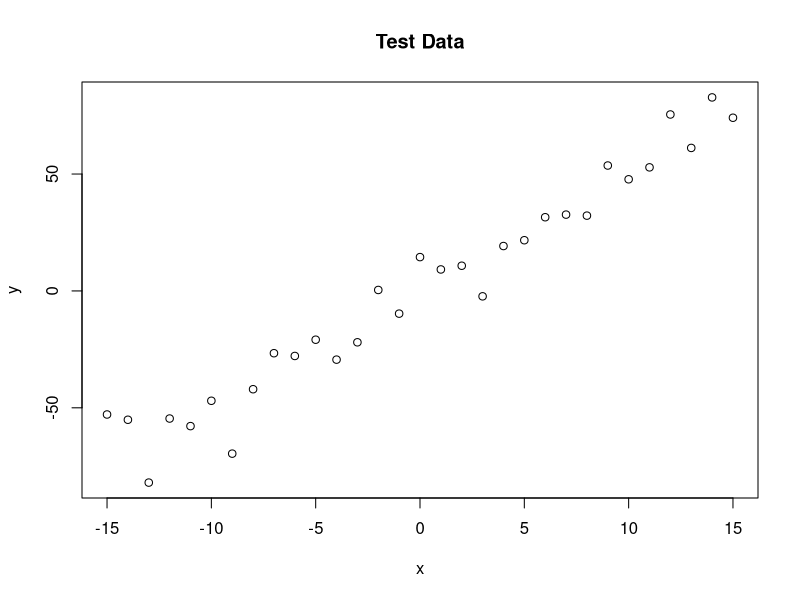
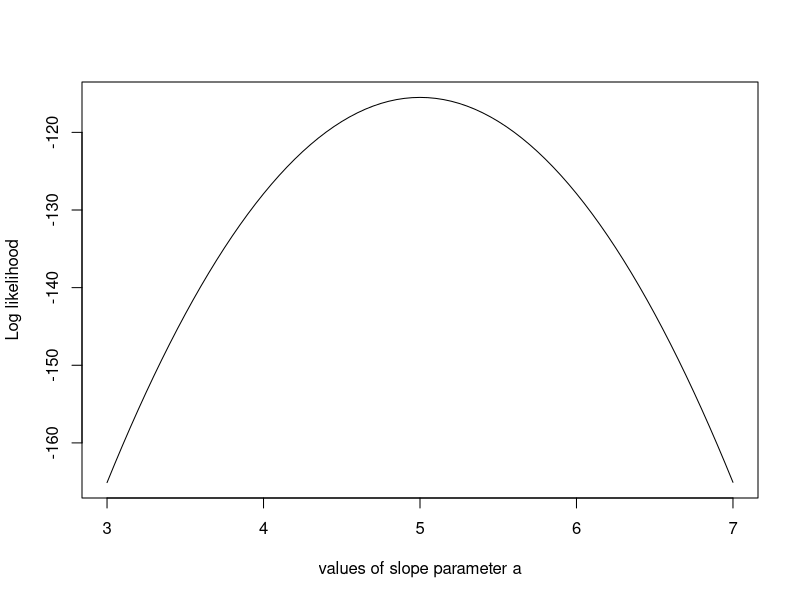
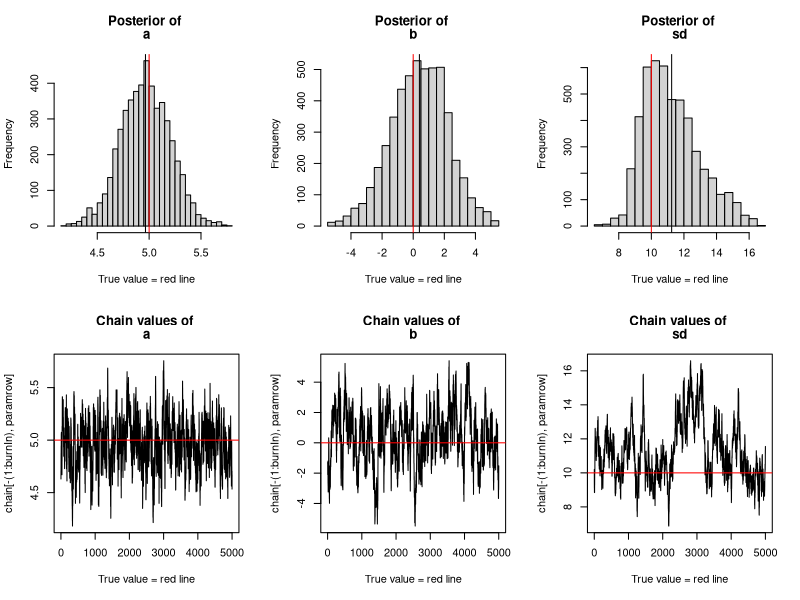

R code for these plots, in order:
trueA <- 5
trueB <- 0
trueSd <- 10
sampleSize <- 31

# create independent x-values 
x <- (-(sampleSize-1)/2):((sampleSize-1)/2)
# create dependent values according to ax + b + N(0,sd)
y <-  trueA * x + trueB + rnorm(n=sampleSize,mean=0,sd=trueSd)

plot(x,y, main="Test Data")


likelihood <- function(param){
  a = param[1]
  b = param[2]
  sd = param[3]
  
  pred = a*x + b
  singlelikelihoods = dnorm(y, mean = pred, sd = sd, log = T)
  sumll = sum(singlelikelihoods)
  return(sumll)   
}

# Example: plot the likelihood profile of the slope a
slopevalues <- function(x){return(likelihood(c(x, trueB, trueSd)))}
slopelikelihoods <- lapply(seq(3, 7, by=.05), slopevalues )
plot (seq(3, 7, by=.05), slopelikelihoods , type="l", xlab = "values of slope parameter a", ylab = "Log likelihood")


# Prior distribution
prior <- function(param){
  a = param[1]
  b = param[2]
  sd = param[3]
  aprior = dunif(a, min=0, max=10, log = T)
  bprior = dnorm(b, sd = 5, log = T)
  sdprior = dunif(sd, min=0, max=30, log = T)
  return(aprior+bprior+sdprior)
}


# Posterior distribution
posterior <- function(param){
  return (likelihood(param) + prior(param))
}


######## Metropolis algorithm ################

proposalfunction <- function(param){
  return(rnorm(3,mean = param, sd= c(0.1,0.5,0.3)))
}

run_metropolis_MCMC <- function(startvalue, iterations){
  chain = array(dim = c(iterations+1,3))
  chain[1,] = startvalue
  for (i in 1:iterations){
    proposal = proposalfunction(chain[i,])
    
    probab = exp(posterior(proposal) - posterior(chain[i,]))
    if (runif(1) < probab){
      chain[i+1,] = proposal
    }else{
      chain[i+1,] = chain[i,]
    }
  }
  return(chain)
}

startvalue = c(4,0,10)
chain = run_metropolis_MCMC(startvalue, 10000)

burnIn = 5000
acceptance = 1-mean(duplicated(chain[-(1:burnIn),]))


### Summary: #######################

createplots <- function(chain, burnIn, param){
  hists <- function(chain, burnIn, param, paramrow, paramname){
    hist(chain[-(1:burnIn),paramrow],nclass=30, main=paste(c("Posterior of ", paramname)), xlab="True value = red line" )
    abline(v = mean(chain[-(1:burnIn),paramrow]))
    abline(v = param[paramrow], col="red" )
  }
  plots <- function(chain, burnIn, param, paramrow, paramname){
    plot(chain[-(1:burnIn),paramrow], type = "l", xlab="True value = red line" , main = paste(c("Chain values of ", paramname)))
    abline(h = param[paramrow], col="red" )
  }
  
  hists(chain,burnIn,param,1,"a")
  hists(chain,burnIn,param,2,"b")
  hists(chain,burnIn,param,3,"sd")
  
  plots(chain,burnIn,param,1,"a")
  plots(chain,burnIn,param,2,"b")
  plots(chain,burnIn,param,3,"sd")
}

par(mfrow = c(2,3))
createplots(chain, burnIn, c(trueA, trueB, trueSd))

# for comparison:
summary(lm(y~x))